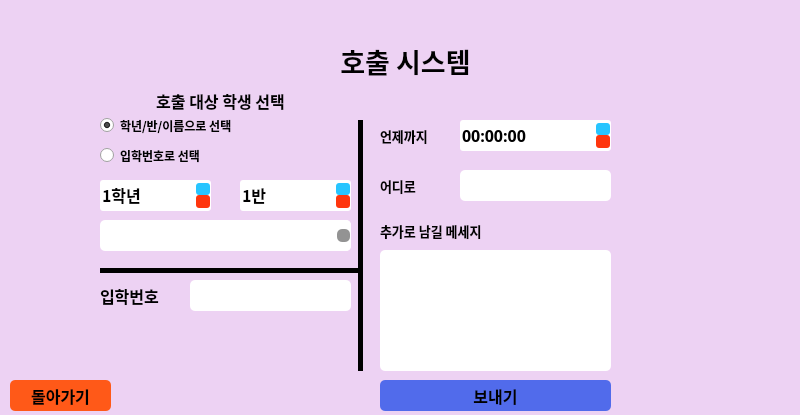
<?xml version="1.0" encoding="UTF-8"?>
<ui version="4.0">
 <class>Dialog</class>
 <widget class="QDialog" name="Dialog">
  <property name="geometry">
   <rect>
    <x>0</x>
    <y>0</y>
    <width>800</width>
    <height>415</height>
   </rect>
  </property>
  <property name="windowTitle">
   <string>Dialog</string>
  </property>
  <widget class="QLabel" name="label">
   <property name="geometry">
    <rect>
     <x>0</x>
     <y>0</y>
     <width>801</width>
     <height>421</height>
    </rect>
   </property>
   <property name="styleSheet">
    <string notr="true">background-color : #EDD2F3;</string>
   </property>
   <property name="lineWidth">
    <number>5</number>
   </property>
   <property name="text">
    <string/>
   </property>
   <property name="indent">
    <number>-1</number>
   </property>
  </widget>
  <widget class="QLabel" name="label_2">
   <property name="geometry">
    <rect>
     <x>210</x>
     <y>30</y>
     <width>391</width>
     <height>61</height>
    </rect>
   </property>
   <property name="font">
    <font>
     <family>Noto Sans CJK KR Black</family>
     <pointsize>20</pointsize>
     <weight>75</weight>
     <bold>true</bold>
    </font>
   </property>
   <property name="text">
    <string>호출 시스템</string>
   </property>
   <property name="alignment">
    <set>Qt::AlignCenter</set>
   </property>
  </widget>
  <widget class="QLabel" name="label_3">
   <property name="geometry">
    <rect>
     <x>90</x>
     <y>80</y>
     <width>261</width>
     <height>41</height>
    </rect>
   </property>
   <property name="font">
    <font>
     <family>Noto Sans CJK KR Black</family>
     <pointsize>12</pointsize>
     <weight>75</weight>
     <bold>true</bold>
    </font>
   </property>
   <property name="text">
    <string>호출 대상 학생 선택</string>
   </property>
   <property name="alignment">
    <set>Qt::AlignCenter</set>
   </property>
  </widget>
  <widget class="Line" name="line">
   <property name="geometry">
    <rect>
     <x>100</x>
     <y>260</y>
     <width>261</width>
     <height>21</height>
    </rect>
   </property>
   <property name="frameShadow">
    <enum>QFrame::Plain</enum>
   </property>
   <property name="lineWidth">
    <number>5</number>
   </property>
   <property name="orientation">
    <enum>Qt::Horizontal</enum>
   </property>
  </widget>
  <widget class="QSpinBox" name="gradeNumberSpinBox">
   <property name="geometry">
    <rect>
     <x>100</x>
     <y>180</y>
     <width>111</width>
     <height>31</height>
    </rect>
   </property>
   <property name="font">
    <font>
     <family>Noto Sans CJK KR Black</family>
     <pointsize>12</pointsize>
     <weight>75</weight>
     <bold>true</bold>
    </font>
   </property>
   <property name="styleSheet">
    <string notr="true">QSpinBox{
background-color : white;
border-radius : 3px;
}
QSpinBox::up-button{
background-color : rgb(39, 197, 255);
border-radius : 3px;
}
QSpinBox::down-button{
background-color : rgb(255, 54, 14);
border-radius : 3px;
}
QSpinBox::down-arrow{
background-color : rgba(255,255,255,0)
}
QSpinBox::up-arrow{
background-color : rgba(255,255,255,0)
}</string>
   </property>
   <property name="suffix">
    <string>학년</string>
   </property>
   <property name="minimum">
    <number>1</number>
   </property>
   <property name="maximum">
    <number>3</number>
   </property>
  </widget>
  <widget class="QSpinBox" name="classNumberSpinBox">
   <property name="geometry">
    <rect>
     <x>240</x>
     <y>180</y>
     <width>111</width>
     <height>31</height>
    </rect>
   </property>
   <property name="font">
    <font>
     <family>Noto Sans CJK KR Black</family>
     <pointsize>12</pointsize>
     <weight>75</weight>
     <bold>true</bold>
    </font>
   </property>
   <property name="styleSheet">
    <string notr="true">QSpinBox{
background-color : white;
border-radius : 3px;
}
QSpinBox::up-button{
background-color : rgb(39, 197, 255);
border-radius : 3px;
}
QSpinBox::down-button{
background-color : rgb(255, 54, 14);
border-radius : 3px;
}
QSpinBox::down-arrow{
background-color : rgba(255,255,255,0)
}
QSpinBox::up-arrow{
background-color : rgba(255,255,255,0)
}</string>
   </property>
   <property name="suffix">
    <string>반</string>
   </property>
   <property name="minimum">
    <number>1</number>
   </property>
   <property name="maximum">
    <number>8</number>
   </property>
  </widget>
  <widget class="QComboBox" name="nameComboBox">
   <property name="geometry">
    <rect>
     <x>100</x>
     <y>220</y>
     <width>251</width>
     <height>31</height>
    </rect>
   </property>
   <property name="font">
    <font>
     <family>Noto Sans CJK KR Black</family>
     <pointsize>12</pointsize>
     <weight>75</weight>
     <bold>true</bold>
    </font>
   </property>
   <property name="styleSheet">
    <string notr="true">QComboBox{
	background-color : white;
	border-radius : 5px;
}

QComboBox::drop-down {
	background-color : white;
	border-radius : 5px;
}

QComboBox::down-arrow{
	background-color : rgb(147, 147, 147);
	border-radius : 5px;
}</string>
   </property>
  </widget>
  <widget class="QLineEdit" name="enterNumberLineEdit">
   <property name="geometry">
    <rect>
     <x>190</x>
     <y>280</y>
     <width>161</width>
     <height>31</height>
    </rect>
   </property>
   <property name="font">
    <font>
     <family>Noto Sans CJK KR Black</family>
     <weight>75</weight>
     <bold>true</bold>
    </font>
   </property>
   <property name="styleSheet">
    <string notr="true">background-color : white;
border-radius : 5px;</string>
   </property>
  </widget>
  <widget class="QLabel" name="label_4">
   <property name="geometry">
    <rect>
     <x>100</x>
     <y>270</y>
     <width>111</width>
     <height>51</height>
    </rect>
   </property>
   <property name="font">
    <font>
     <family>Noto Sans CJK KR Black</family>
     <pointsize>12</pointsize>
     <weight>75</weight>
     <bold>true</bold>
    </font>
   </property>
   <property name="text">
    <string>입학번호</string>
   </property>
   <property name="alignment">
    <set>Qt::AlignLeading|Qt::AlignLeft|Qt::AlignVCenter</set>
   </property>
  </widget>
  <widget class="Line" name="line_2">
   <property name="geometry">
    <rect>
     <x>350</x>
     <y>120</y>
     <width>21</width>
     <height>251</height>
    </rect>
   </property>
   <property name="frameShadow">
    <enum>QFrame::Plain</enum>
   </property>
   <property name="lineWidth">
    <number>5</number>
   </property>
   <property name="orientation">
    <enum>Qt::Vertical</enum>
   </property>
  </widget>
  <widget class="QPushButton" name="goBackBtn">
   <property name="geometry">
    <rect>
     <x>10</x>
     <y>380</y>
     <width>101</width>
     <height>31</height>
    </rect>
   </property>
   <property name="font">
    <font>
     <family>Noto Sans CJK KR Black</family>
     <pointsize>12</pointsize>
     <weight>75</weight>
     <bold>true</bold>
    </font>
   </property>
   <property name="styleSheet">
    <string notr="true">background-color : rgb(255, 89, 24);
border-radius : 5px;</string>
   </property>
   <property name="text">
    <string>돌아가기</string>
   </property>
  </widget>
  <widget class="QPushButton" name="sendBtn">
   <property name="geometry">
    <rect>
     <x>380</x>
     <y>380</y>
     <width>231</width>
     <height>31</height>
    </rect>
   </property>
   <property name="font">
    <font>
     <family>Noto Sans CJK KR Black</family>
     <pointsize>12</pointsize>
     <weight>75</weight>
     <bold>true</bold>
    </font>
   </property>
   <property name="styleSheet">
    <string notr="true">background-color : #516BEB;
border-radius : 5px;</string>
   </property>
   <property name="text">
    <string>보내기</string>
   </property>
  </widget>
  <widget class="QPlainTextEdit" name="msgInput">
   <property name="geometry">
    <rect>
     <x>380</x>
     <y>250</y>
     <width>231</width>
     <height>121</height>
    </rect>
   </property>
   <property name="font">
    <font>
     <family>Noto Sans CJK KR Black</family>
     <weight>75</weight>
     <bold>true</bold>
    </font>
   </property>
   <property name="styleSheet">
    <string notr="true">background-color : white;
border-radius : 5px;</string>
   </property>
  </widget>
  <widget class="QLabel" name="label_5">
   <property name="geometry">
    <rect>
     <x>380</x>
     <y>210</y>
     <width>261</width>
     <height>41</height>
    </rect>
   </property>
   <property name="font">
    <font>
     <family>Noto Sans CJK KR Black</family>
     <pointsize>10</pointsize>
     <weight>75</weight>
     <bold>true</bold>
    </font>
   </property>
   <property name="text">
    <string>추가로 남길 메세지</string>
   </property>
   <property name="alignment">
    <set>Qt::AlignLeading|Qt::AlignLeft|Qt::AlignVCenter</set>
   </property>
  </widget>
  <widget class="QTimeEdit" name="dueTimeEdit">
   <property name="geometry">
    <rect>
     <x>460</x>
     <y>120</y>
     <width>151</width>
     <height>31</height>
    </rect>
   </property>
   <property name="font">
    <font>
     <family>Noto Sans CJK KR Black</family>
     <pointsize>12</pointsize>
     <weight>75</weight>
     <bold>true</bold>
    </font>
   </property>
   <property name="styleSheet">
    <string notr="true">QTimeEdit{
background-color : white;
border-radius : 3px;
}
QTimeEdit::up-button{
background-color : rgb(39, 197, 255);
border-radius : 3px;
}
QTimeEdit::down-button{
background-color : rgb(255, 54, 14);
border-radius : 3px;
}
QTimeEdit::down-arrow{
background-color : rgba(255,255,255,0)
}
QTimeEdit::up-arrow{
background-color : rgba(255,255,255,0)
}</string>
   </property>
  </widget>
  <widget class="QLineEdit" name="whereInput">
   <property name="geometry">
    <rect>
     <x>460</x>
     <y>170</y>
     <width>151</width>
     <height>31</height>
    </rect>
   </property>
   <property name="font">
    <font>
     <family>Noto Sans CJK KR Black</family>
     <pointsize>12</pointsize>
     <weight>75</weight>
     <bold>true</bold>
    </font>
   </property>
   <property name="styleSheet">
    <string notr="true">background-color : white;
border-radius : 5px;</string>
   </property>
  </widget>
  <widget class="QLabel" name="label_6">
   <property name="geometry">
    <rect>
     <x>380</x>
     <y>170</y>
     <width>131</width>
     <height>31</height>
    </rect>
   </property>
   <property name="font">
    <font>
     <family>Noto Sans CJK KR Black</family>
     <pointsize>10</pointsize>
     <weight>75</weight>
     <bold>true</bold>
    </font>
   </property>
   <property name="text">
    <string>어디로</string>
   </property>
   <property name="alignment">
    <set>Qt::AlignLeading|Qt::AlignLeft|Qt::AlignVCenter</set>
   </property>
  </widget>
  <widget class="QLabel" name="label_7">
   <property name="geometry">
    <rect>
     <x>380</x>
     <y>120</y>
     <width>131</width>
     <height>31</height>
    </rect>
   </property>
   <property name="font">
    <font>
     <family>Noto Sans CJK KR Black</family>
     <pointsize>10</pointsize>
     <weight>75</weight>
     <bold>true</bold>
    </font>
   </property>
   <property name="text">
    <string>언제까지</string>
   </property>
   <property name="alignment">
    <set>Qt::AlignLeading|Qt::AlignLeft|Qt::AlignVCenter</set>
   </property>
  </widget>
  <widget class="QRadioButton" name="option_1">
   <property name="geometry">
    <rect>
     <x>100</x>
     <y>110</y>
     <width>251</width>
     <height>31</height>
    </rect>
   </property>
   <property name="font">
    <font>
     <family>Noto Sans CJK KR Black</family>
     <weight>75</weight>
     <bold>true</bold>
    </font>
   </property>
   <property name="styleSheet">
    <string notr="true"/>
   </property>
   <property name="text">
    <string>학년/반/이름으로 선택</string>
   </property>
   <property name="checked">
    <bool>true</bool>
   </property>
  </widget>
  <widget class="QRadioButton" name="option_2">
   <property name="geometry">
    <rect>
     <x>100</x>
     <y>140</y>
     <width>251</width>
     <height>31</height>
    </rect>
   </property>
   <property name="font">
    <font>
     <family>Noto Sans CJK KR Black</family>
     <weight>75</weight>
     <bold>true</bold>
    </font>
   </property>
   <property name="styleSheet">
    <string notr="true"/>
   </property>
   <property name="text">
    <string>입학번호로 선택</string>
   </property>
  </widget>
  <zorder>label</zorder>
  <zorder>label_2</zorder>
  <zorder>label_3</zorder>
  <zorder>line</zorder>
  <zorder>gradeNumberSpinBox</zorder>
  <zorder>classNumberSpinBox</zorder>
  <zorder>nameComboBox</zorder>
  <zorder>label_4</zorder>
  <zorder>line_2</zorder>
  <zorder>goBackBtn</zorder>
  <zorder>label_5</zorder>
  <zorder>label_6</zorder>
  <zorder>label_7</zorder>
  <zorder>enterNumberLineEdit</zorder>
  <zorder>whereInput</zorder>
  <zorder>dueTimeEdit</zorder>
  <zorder>msgInput</zorder>
  <zorder>sendBtn</zorder>
  <zorder>option_1</zorder>
  <zorder>option_2</zorder>
 </widget>
 <resources/>
 <connections/>
</ui>
